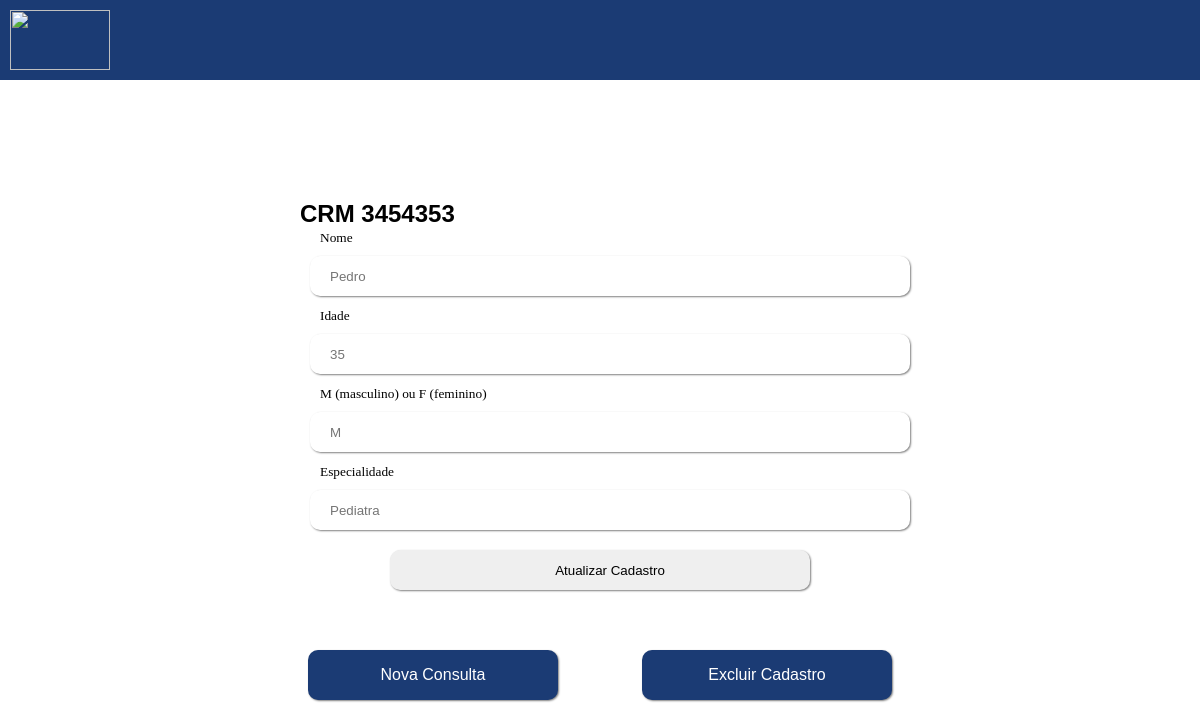
Screenshot of /paginas/atualizar.php?crm=3454353 with the database file from the repository.
### tables this page shows
CREATE TABLE `medicos` (
  `id` int(11) NOT NULL,
  `crm` varchar(12) DEFAULT NULL,
  `nome` varchar(50) DEFAULT NULL,
  `idade` varchar(3) DEFAULT NULL,
  `genero` char(1) DEFAULT NULL,
  `especialidade` varchar(50) DEFAULT NULL
);

### manipularDb/manipuladorDB.php (called while the page is built, shortened)
<?php
    class manipuladorDB{
        public function listarMedicoCrm ($crm){
            global $pdo;
            if($crm){
                $retornoConsulta = $pdo->query("SELECT * FROM medicos WHERE crm= $crm");
                $retorno= $retornoConsulta->fetch(PDO::FETCH_ASSOC);
                if($retorno){
                    return $retorno;
                }else{
                    echo "<script> alert('Nenhum cadastro foi encontrado') </script>";
                }
            }
        }
    }
?>

### paginas/atualizar.php (the view, shortened to what this page needs)
<?php
    if(isset($_GET["crm"])){
        require_once '../manipularDb/manipuladorDB.php';
        $acessoDb = new manipuladorDB;
        $acessoDb->conectarBanco();
        $retornoMedico = $acessoDb->listarMedicoCrm($_GET["crm"]);
        if($retornoMedico){
            $crm = $retornoMedico["crm"];
            $nome = $retornoMedico["nome"];
            $idade = $retornoMedico["idade"];
            $genero = $retornoMedico["genero"];
            $especialidade = $retornoMedico["especialidade"];
        }else{
            header('location:./consultar.php');
        }
    }
?>
<!DOCTYPE html>
<html lang="pt-BR">
<head>
    <link rel="stylesheet" href="../style/fontes.css"/>
    <link rel="stylesheet" href="../style/stylePaginas.css"/>
</head>
<body>
    <header>
        <a href="../index.php"><img src="https://logowik.com/content/uploads/images/albert-einstein-hospital6256.jpg"/></a>
    </header>
    <main>
        <section>
            <form action="" method="GET">
                <h3> CRM <?php echo $crm;?> </h3>
                <small> Nome </small>
                <input name="novoNome" type="text" placeholder="<?php echo $nome;?>"/>
                <small> Idade </small>
                <input name="novaIdade" type="text" placeholder="<?php echo $idade;?>"/>
                <small> M (masculino) ou F (feminino) </small>
                <input name="novoGenero" type="text" placeholder="<?php echo $genero;?>"/>
                <small> Especialidade </small>
                <input name="novaEspecialidade" type="text" placeholder="<?php echo $especialidade;?>"/>
                <input type="submit" value="Atualizar Cadastro">
            </form>
        </section>
        <section id="sessaoNavegacao">
            <div>
                <a href="./consultar.php"><button> Nova Consulta </button></a>
                <a href="./excluir.php?crm=<?php echo $crm; ?>"><button> Excluir Cadastro </button></a>
            </div>
        </section>
    </main>
</body>
</html>

### style/stylePaginas.css (style rules this page uses)
* { box-sizing: border-box; border: 0px; margin: 0px; padding: 0px; }
header { background-color: #1B3B74; position: fixed; top: 0px; z-index: 10; width: 100vw; height: 10vh; padding: 10px }
header img { width: 100px; height: 100%; }
main { margin: 200px 0 0 0; }
form { width: 50vw; margin: 10px auto; }
input { display:block; width: 100%; height: 40px; border-radius: 10px; border: 0px; box-shadow: 1px 1px 2px gray; margin: 10px; padding: 0px 0px 0px 20px }
input[type=submit] { width: 70%; margin: 20px auto; }
#sessaoNavegacao div { width: max-content; margin: 10px auto; }
button { background-color: #1B3B74; width: 250px; height: 50px; display: inline-block; margin: 40px; border-radius: 10px; border: 0px; box-shadow: 1px 1px 2px gray; font-size: 1em; color:white; }
small { margin: 0 0 0 20px; }

### rows the page displays
medicos: crm "3454353", novoNome "Pedro", novaIdade "35", novoGenero "M", novaEspecialidade "Pediatra"
